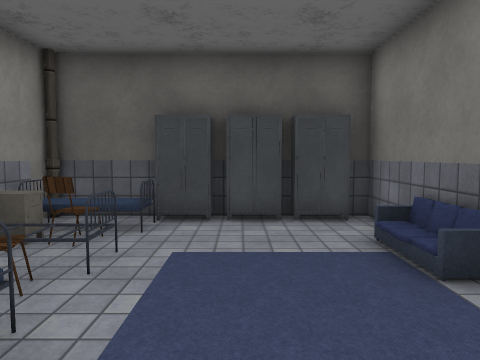
view 1 (above)

12 first-person views from a walk through a scene from a Unity 3-D project. The camera is 1.3 m above the floor, tilts 4° down and sees 70° across. The floor is counted in squares, 1 m on a side. Each view is taken from the middle of a square. On the plan, view 1 faces up. The plan holds only what a view shows up to about 15 squares ahead; the rest is blank. Some animated figures are left out. Door leaves are left out, so doorways stand open. Some surface patterns are stand-ins.

view 2
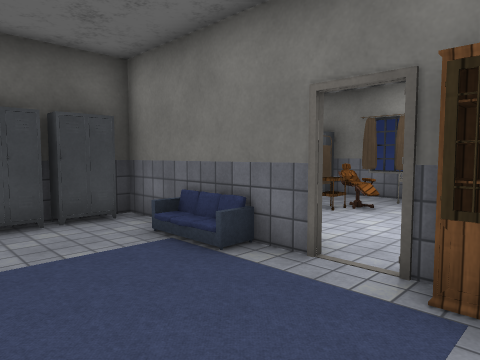

view 3
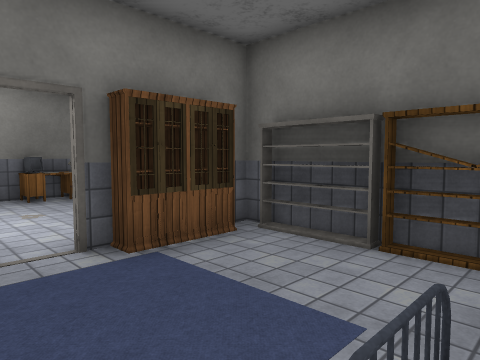

view 4
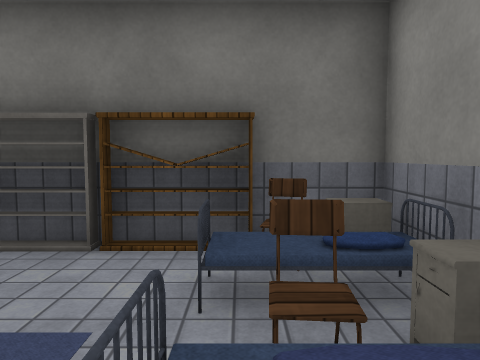

view 5
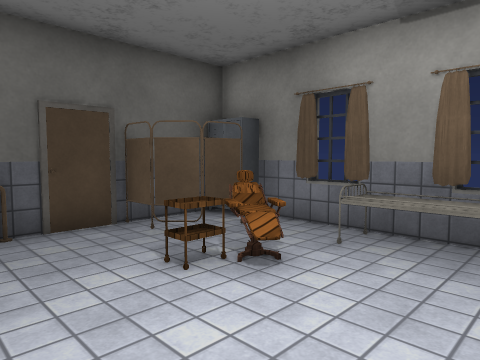

view 6
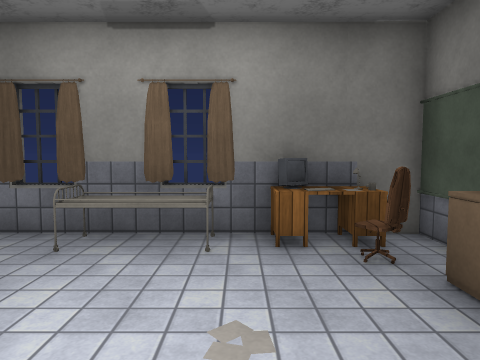

view 7
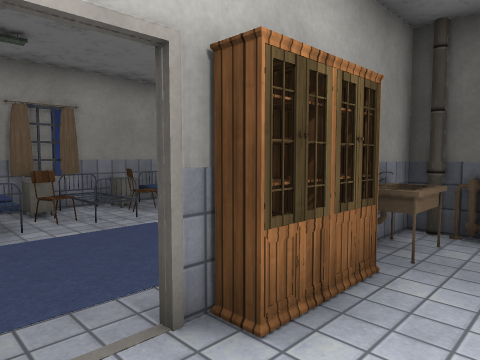

view 8
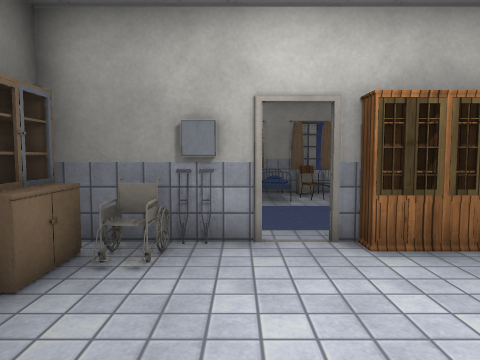

view 9
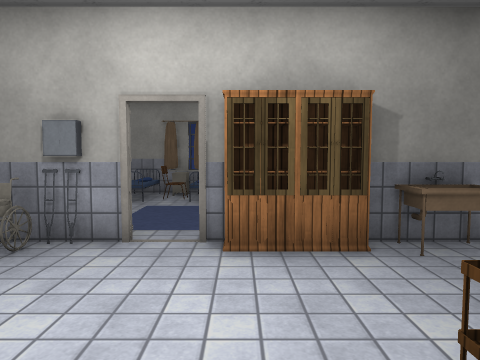

view 10
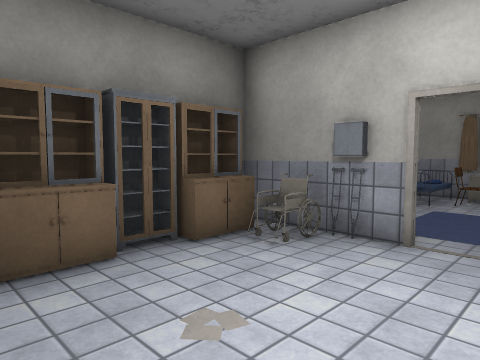

view 11
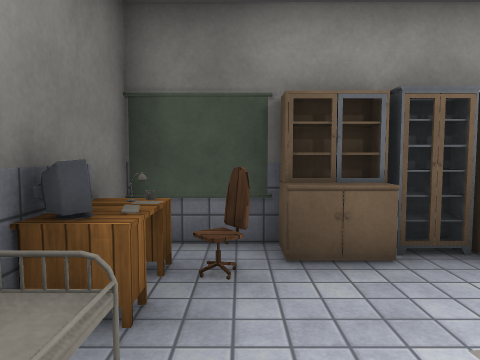

view 12
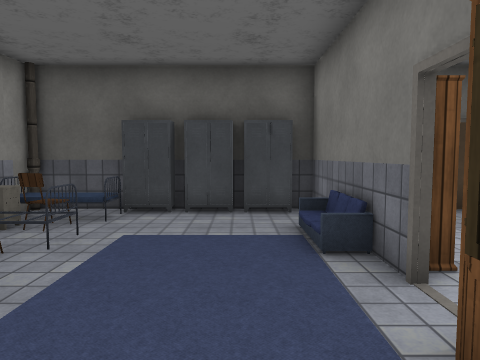

### Floor plan
Points are (right, up) in squares from view 1. A wall is a line through its corners. A room is listed if a view was taken in it or the views show most of it. See-through windows are left out.
Room 1 (views 1, 2, 3, 4, 5, 6, 7, 8, 9, 10, 11, 12)
walls: (2.8, 2.9) (2.8, 2.4) (2.8, 3.5); (2.8, 0.8) (2.8, 1.4) (2.8, -2); (3, 0.8) (3, -0.1); (2.3, 6.9) (1.1, 6.9); (0.9, 6.9) (-0.4, 6.9); (3.5, -1.4) (7.5, -1.4); (-0.6, 6.9) (-1.7, 6.9); (0, -1.6) (2.1, -1.6); (-1.7, 7.4) (-4.1, 7.4) (-4.1, -2) (4.5, -2); (-3.9, 3.2) (-4.1, 2.8); (-4.1, 3.3) (-3.9, 2.8); (7.4, -1.1) (7.4, -2) (9.7, -2) (9.7, 6.1); (8.7, 5.6) (7.8, 5.7) (7.2, 6.4) (7.1, 7.3); (9.6, 2.1) (9.8, 2.6); (8.3, 7.4) (5.4, 7.4); (9.7, 3.6) (9.5, 4); (9.6, 4.6) (9.8, 5.1); (9.6, 1.1) (9.8, 1.5); (9.8, 2.1) (9.5, 2.5); (9.8, 4.6) (9.6, 5.1); (9.8, 1.1) (9.6, 1.5)
low walls: (2.9, 0.6) (3.1, 0.2); (3, -0.1) (4, -0.1); (3.1, -0.7) (4, -0.7); (3.5, -1.1) (4.9, -1.1); (-3.1, 1.4) (-3.1, 0.8); (-3.1, 5.5) (-3.1, 4.9); (6, -1.1) (7.4, -1.1); (-3.9, -1.1) (-3.1, -1.1)
ways out: open door at (3, 2)
objects: bed (-4, 0); bed (-3, 2); chair (-3, 3); bed (-2, 0); chair (-2, 1); bed (-2, 4); chair (-2, 5); cupboard (-1, -2); cupboard (2, -1) to (2, 0); cupboard (3, 4); sofa (3, 5); sink (3, 6) to (4, 6); pipe (3, 7); heater (4, 7) to (5, 7); table (6, 4) to (7, 5); chair (7, 4) to (8, 5); chair (8, -1); other object (9, -1); other object (9, 0); other object (9, 2) to (9, 3)

Positions as (right, up) in squares from view 1, and headings:
1: (0, 0), facing up
2: (-1, 0), facing up-right
3: (-2, 3), facing down-right
4: (-2, 3), facing down
5: (4, 1), facing up-right
6: (4, 1), facing right
7: (5, 1), facing up-left
8: (8, 1), facing left
9: (8, 3), facing left
10: (8, 3), facing down-left
11: (8, 3), facing down
12: (1, -1), facing up
